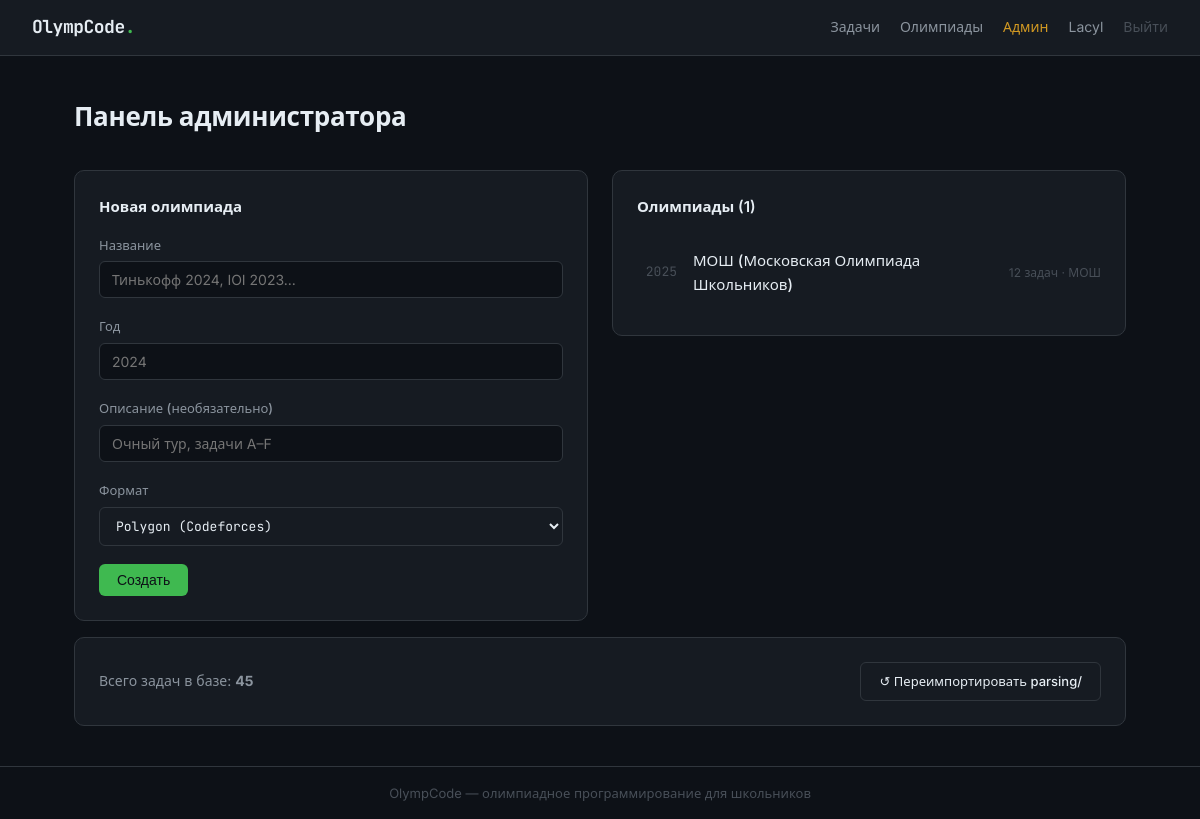
Page /admin/ (signed in) on the earlier database version.
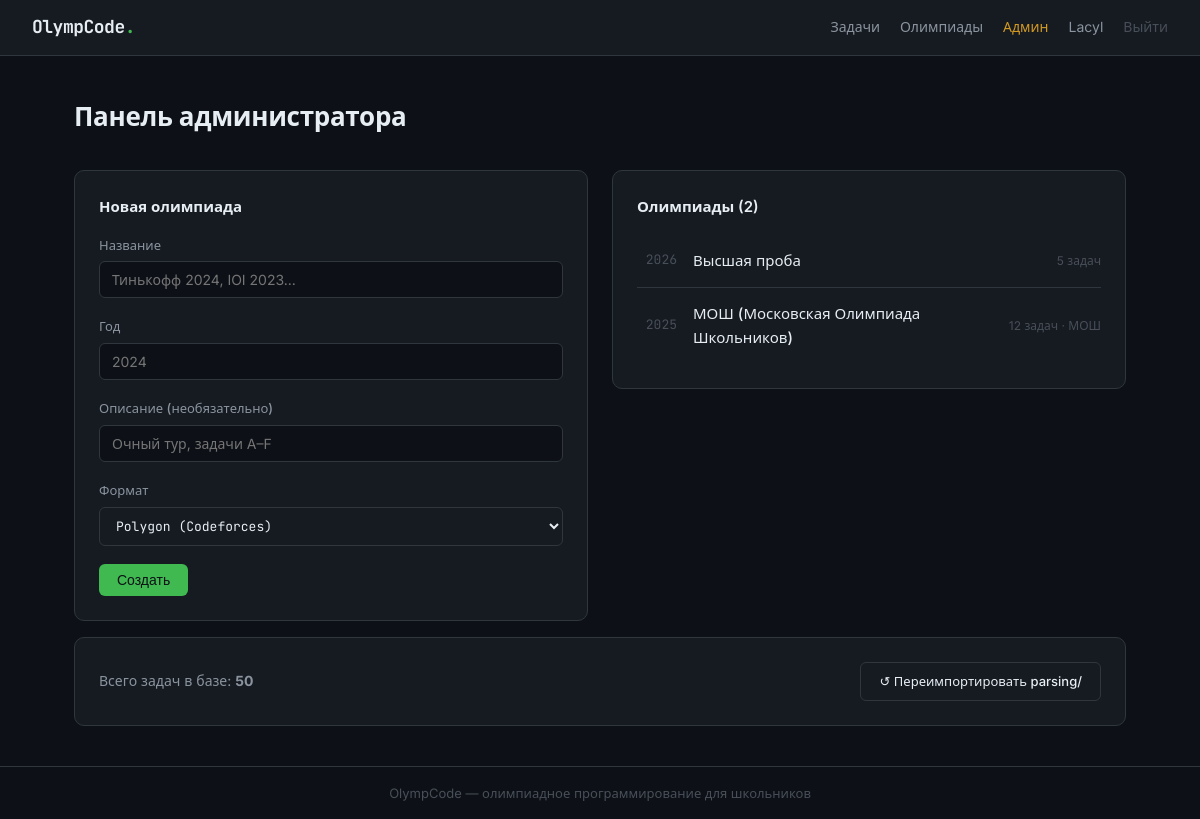
Same page on the later database version.
### models.py (models this page shows)
class Contest(Base):
    __tablename__ = "contests"
    id:          Mapped[int]        = mapped_column(Integer, primary_key=True)
    title:       Mapped[str]        = mapped_column(String(256))
    year:        Mapped[int | None] = mapped_column(Integer, nullable=True)
    description: Mapped[str | None] = mapped_column(Text, nullable=True)
    format:      Mapped[ContestFormat] = mapped_column(SAEnum(ContestFormat), default=ContestFormat.POLYGON)
    created_at:  Mapped[datetime]   = mapped_column(DateTime, default=datetime.now())
    contest_tasks: Mapped[list["ContestTask"]] = relationship(back_populates="contest")

### routers/admin.py (the view)
@router.get("/")
async def admin_index(request: Request, db: Session = Depends(get_db)):
    user = _require_admin(request, db)
    if not user:
        return render_404(request, None)
    contests = db.query(Contest).order_by(Contest.year.desc(), Contest.title).all()
    tasks_count = db.query(Task).count()
    return templates.TemplateResponse("admin/index.html", {
        "request":      request,
        "user":         user,
        "contests":     contests,
        "tasks_count":  tasks_count,
    })

### templates/admin/index.html (shortened to what this page needs)
{% extends "base.html" %}
{% block content %}
<div class="page-header">
  <h1>Панель администратора</h1>
</div>
<div style="display:grid; grid-template-columns:1fr 1fr; gap:24px; align-items:start">
  <div class="card">
    <h2 style="font-size:15px; font-weight:600; margin-bottom:16px">Новая олимпиада</h2>
    <form method="post" action="/admin/contest/create">
      <div class="form-group">
        <label>Название</label>
        <input class="form-input" name="title" required placeholder="Тинькофф 2024, IOI 2023...">
      </div>
      <div class="form-group">
        <label>Год</label>
        <input class="form-input" name="year" type="number" placeholder="2024">
      </div>
      <div class="form-group">
        <label>Описание (необязательно)</label>
        <input class="form-input" name="description" placeholder="Очный тур, задачи A–F">
      </div>
      <div class="form-group">
        <label>Формат</label>
        <select class="lang-select" name="contest_format" style="width:100%; padding:9px 12px">
          <option value="polygon">Polygon (Codeforces)</option>
        </select>
      </div>
      <button class="btn btn--primary" type="submit">Создать</button>
    </form>
  </div>
  <div class="card">
    <h2 style="font-size:15px; font-weight:600; margin-bottom:16px">
      Олимпиады ({{ contests | length }})
    </h2>
    {% if contests %}
    <ul class="task-list">
      {% for contest in contests %}
      <li class="task-list__item">
        <span class="task-num">{{ contest.year or '—' }}</span>
        <a href="/admin/contest/{{ contest.id }}" class="task-link">{{ contest.title }}</a>
        <span style="font-size:12px; color:var(--text-3)">
          {{ contest.contest_tasks | length }} задач
          {% if contest.format.value == 'mosh' %} · МОШ{% endif %}
        </span>
      </li>
      {% endfor %}
    </ul>
    {% else %}
    <p style="color:var(--text-2); font-size:14px">Пока нет олимпиад</p>
    {% endif %}
  </div>
</div>
<div class="card" style="margin-top:16px">
  <div style="display:flex; justify-content:space-between; align-items:center">
    <span style="font-size:14px; color:var(--text-2)">Всего задач в базе: <b>{{ tasks_count }}</b></span>
    <a href="/admin/reimport" class="btn btn--outline" style="font-size:13px">
      ↺ Переимпортировать parsing/
    </a>
  </div>
</div>
{% endblock %}

Differences in the rows shown:
added Contest: year "2026", title "Высшая проба", contest_tasks|length "5"
Other differences:
{{ contests | length }}: "1" → "2"
{{ tasks_count }}: "45" → "50"
